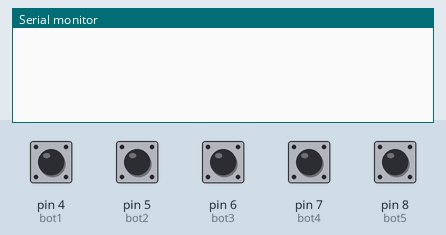
Recording of a sketch running on a simulated Arduino Uno, built with avr-gcc and run on an emulated ATmega328P. On the bench: the last lines printed to the serial monitor. The test bench sets the inputs (shaded band); at power-on: pin 4 (bot1), pin 5 (bot2), pin 6 (bot3), pin 7 (bot4), pin 8 (bot5) LOW.

Above: at 1.2 s.
1.3 s: pin 4 (bot1) pulled HIGH for 0.15 s
At 2.6 s:
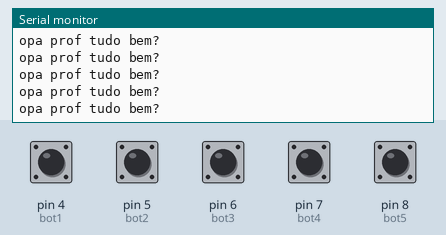
2.9 s: pin 5 (bot2) pulled HIGH for 0.15 s
At 4.2 s:
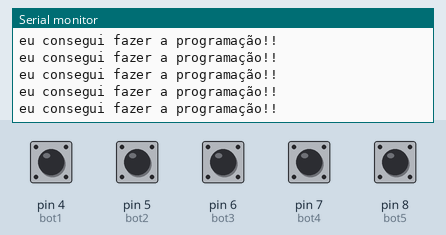
4.5 s: pin 6 (bot3) pulled HIGH for 0.15 s
At 5.8 s:
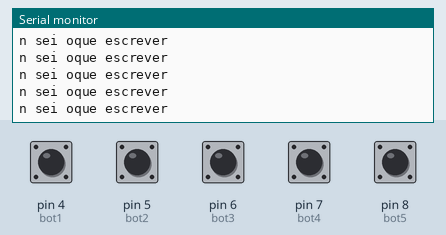
6.1 s: pin 7 (bot4) pulled HIGH for 0.15 s
At 7.4 s:
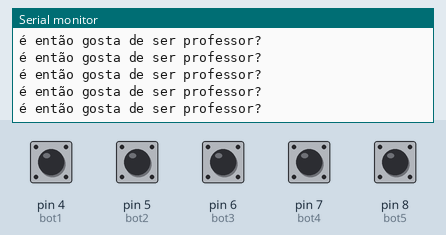
7.7 s: pin 8 (bot5) pulled HIGH for 0.15 s
At 8.7 s:
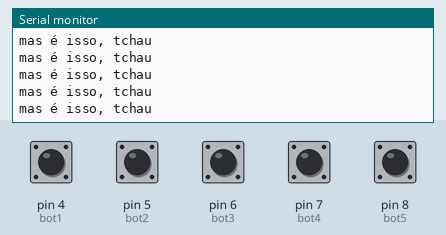
9.3 s: pin 4 (bot1) driven HIGH and pin 5 (bot2) driven HIGH
At 10.2 s:
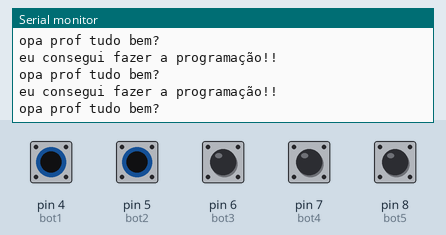

Measured:
- after the input at 1.3 s, the serial monitor: prints a new line at once (image 1)
- after the input at 2.9 s, the serial monitor: prints a new line at once (image 2)
- after the input at 4.5 s, the serial monitor: prints a new line at once (image 3)
- after the input at 6.1 s, the serial monitor: prints a new line at once (image 4)
- after the input at 7.7 s, the serial monitor: prints a new line at once (image 5)
- after the input at 9.3 s, the serial monitor: prints a new line at once (image 6)

The sketch:

codigo.ino
```cpp
// C++ code
//
  const int bot1 = 4;
const int bot2 = 5;
const int bot3 = 6;
const int bot4 = 7;
const int bot5 = 8;

void setup()
{
Serial.begin(9600);
  pinMode(bot1,INPUT);
  pinMode(bot2,INPUT);
  pinMode(bot3,INPUT);
  pinMode(bot4,INPUT);
  pinMode(bot5,INPUT);

}

int var;
int var2;
int var3;
int var4;
int var5;

void loop()
{

var = digitalRead(bot1);
var2 = digitalRead(bot2);
var3 = digitalRead(bot3);
var4 = digitalRead(bot4);
var5 = digitalRead(bot5);

  if(var){
Serial.println("opa prof tudo bem?");
  }
  if(var2){
Serial.println("eu consegui fazer a programação!!");
  }
  if(var3){
Serial.println("n sei oque escrever");
  }
  if(var4){
Serial.println("é então gosta de ser professor?");
  }
  if(var5){
Serial.println("mas é isso, tchau");
  }
}
```
